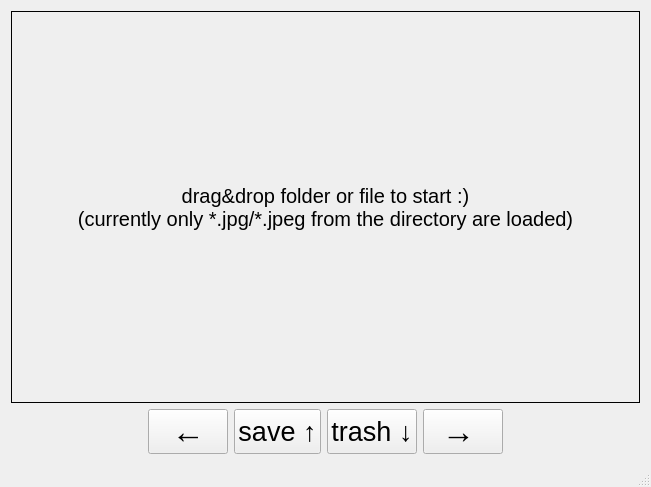
<?xml version="1.0" encoding="UTF-8"?>
<ui version="4.0">
 <class>CullendulaMainWindow</class>
 <widget class="QMainWindow" name="CullendulaMainWindow">
  <property name="geometry">
   <rect>
    <x>0</x>
    <y>0</y>
    <width>651</width>
    <height>487</height>
   </rect>
  </property>
  <property name="sizePolicy">
   <sizepolicy hsizetype="Minimum" vsizetype="Minimum">
    <horstretch>0</horstretch>
    <verstretch>0</verstretch>
   </sizepolicy>
  </property>
  <property name="acceptDrops">
   <bool>false</bool>
  </property>
  <property name="windowTitle">
   <string>Cullendula - your smol helper to pick the best shots</string>
  </property>
  <widget class="QWidget" name="centralWidget">
   <property name="sizePolicy">
    <sizepolicy hsizetype="Preferred" vsizetype="Fixed">
     <horstretch>0</horstretch>
     <verstretch>0</verstretch>
    </sizepolicy>
   </property>
   <property name="acceptDrops">
    <bool>false</bool>
   </property>
   <layout class="QVBoxLayout" name="upperVLayout">
    <item>
     <layout class="QHBoxLayout" name="horizontalLayout">
      <item>
       <widget class="QLabel" name="centerLabel">
        <property name="sizePolicy">
         <sizepolicy hsizetype="Expanding" vsizetype="Expanding">
          <horstretch>0</horstretch>
          <verstretch>0</verstretch>
         </sizepolicy>
        </property>
        <property name="font">
         <font>
          <pointsize>15</pointsize>
         </font>
        </property>
        <property name="acceptDrops">
         <bool>true</bool>
        </property>
        <property name="toolTip">
         <string>&lt;html&gt;&lt;head/&gt;&lt;body&gt;&lt;p&gt;&lt;span style=&quot; font-size:10pt;&quot;&gt;This label will show the current photo (image-file) in case one is loaded.&lt;/span&gt;&lt;/p&gt;&lt;p&gt;&lt;span style=&quot; font-size:10pt;&quot;&gt;Please drag and drop a directory or file on this area.&lt;/span&gt;&lt;/p&gt;&lt;/body&gt;&lt;/html&gt;</string>
        </property>
        <property name="autoFillBackground">
         <bool>false</bool>
        </property>
        <property name="frameShape">
         <enum>QFrame::Box</enum>
        </property>
        <property name="text">
         <string>drag&amp;drop folder or file to start :)
(currently only *.jpg/*.jpeg from the directory are loaded)</string>
        </property>
        <property name="scaledContents">
         <bool>false</bool>
        </property>
        <property name="alignment">
         <set>Qt::AlignCenter</set>
        </property>
        <property name="wordWrap">
         <bool>true</bool>
        </property>
       </widget>
      </item>
      <item>
       <spacer name="verticalSpacer">
        <property name="orientation">
         <enum>Qt::Vertical</enum>
        </property>
        <property name="sizeHint" stdset="0">
         <size>
          <width>0</width>
          <height>0</height>
         </size>
        </property>
       </spacer>
      </item>
     </layout>
    </item>
    <item>
     <layout class="QHBoxLayout" name="buttonHLayout">
      <item>
       <spacer name="leftHSpacer">
        <property name="orientation">
         <enum>Qt::Horizontal</enum>
        </property>
        <property name="sizeHint" stdset="0">
         <size>
          <width>0</width>
          <height>0</height>
         </size>
        </property>
       </spacer>
      </item>
      <item>
       <widget class="QPushButton" name="leftPB">
        <property name="minimumSize">
         <size>
          <width>0</width>
          <height>45</height>
         </size>
        </property>
        <property name="maximumSize">
         <size>
          <width>16777215</width>
          <height>45</height>
         </size>
        </property>
        <property name="font">
         <font>
          <pointsize>25</pointsize>
          <weight>75</weight>
          <bold>true</bold>
          <kerning>true</kerning>
         </font>
        </property>
        <property name="toolTip">
         <string>&lt;html&gt;&lt;head/&gt;&lt;body&gt;&lt;p&gt;Switch to the left neighbour (based on the file-list of the current directory).&lt;/p&gt;&lt;p&gt;As shortcut press the &amp;quot;left&amp;quot; arrow key.&lt;/p&gt;&lt;/body&gt;&lt;/html&gt;</string>
        </property>
        <property name="text">
         <string>←</string>
        </property>
        <property name="shortcut">
         <string>Left</string>
        </property>
        <property name="autoRepeat">
         <bool>true</bool>
        </property>
       </widget>
      </item>
      <item>
       <widget class="QPushButton" name="savePB">
        <property name="minimumSize">
         <size>
          <width>0</width>
          <height>45</height>
         </size>
        </property>
        <property name="maximumSize">
         <size>
          <width>16777215</width>
          <height>45</height>
         </size>
        </property>
        <property name="font">
         <font>
          <pointsize>20</pointsize>
         </font>
        </property>
        <property name="toolTip">
         <string>&lt;html&gt;&lt;head/&gt;&lt;body&gt;&lt;p&gt;Move the current picture into the specified output-subdirectory. Will automatically switch to the photo which is next&lt;/p&gt;&lt;p&gt;As shortcut press the &amp;quot;up&amp;quot; arrow key.&lt;/p&gt;&lt;/body&gt;&lt;/html&gt;</string>
        </property>
        <property name="text">
         <string>save ↑</string>
        </property>
        <property name="shortcut">
         <string>Up</string>
        </property>
        <property name="autoRepeat">
         <bool>false</bool>
        </property>
       </widget>
      </item>
      <item>
       <widget class="QPushButton" name="trashPB">
        <property name="minimumSize">
         <size>
          <width>0</width>
          <height>45</height>
         </size>
        </property>
        <property name="maximumSize">
         <size>
          <width>16777215</width>
          <height>45</height>
         </size>
        </property>
        <property name="font">
         <font>
          <pointsize>20</pointsize>
         </font>
        </property>
        <property name="toolTip">
         <string>&lt;html&gt;&lt;head/&gt;&lt;body&gt;&lt;p&gt;Move the current picture into the specified trash-subdirectory. Will automatically switch to the photo which is next&lt;/p&gt;&lt;p&gt;As shortcut press the &amp;quot;down&amp;quot; arrow key.&lt;/p&gt;&lt;/body&gt;&lt;/html&gt;</string>
        </property>
        <property name="text">
         <string>trash ↓</string>
        </property>
        <property name="shortcut">
         <string>Down</string>
        </property>
       </widget>
      </item>
      <item>
       <widget class="QPushButton" name="rightPB">
        <property name="minimumSize">
         <size>
          <width>0</width>
          <height>45</height>
         </size>
        </property>
        <property name="maximumSize">
         <size>
          <width>16777215</width>
          <height>45</height>
         </size>
        </property>
        <property name="font">
         <font>
          <pointsize>25</pointsize>
          <weight>75</weight>
          <bold>true</bold>
         </font>
        </property>
        <property name="acceptDrops">
         <bool>false</bool>
        </property>
        <property name="toolTip">
         <string>&lt;html&gt;&lt;head/&gt;&lt;body&gt;&lt;p&gt;Switch to the right neighbour (based on the file-list of the current directory).&lt;/p&gt;&lt;p&gt;As shortcut press the &amp;quot;right&amp;quot; arrow key.&lt;/p&gt;&lt;/body&gt;&lt;/html&gt;</string>
        </property>
        <property name="text">
         <string>→ </string>
        </property>
        <property name="shortcut">
         <string>Right</string>
        </property>
        <property name="autoRepeat">
         <bool>true</bool>
        </property>
       </widget>
      </item>
      <item>
       <spacer name="rightHSpacer">
        <property name="orientation">
         <enum>Qt::Horizontal</enum>
        </property>
        <property name="sizeHint" stdset="0">
         <size>
          <width>0</width>
          <height>0</height>
         </size>
        </property>
       </spacer>
      </item>
     </layout>
    </item>
   </layout>
  </widget>
  <widget class="QMenuBar" name="menuBar">
   <property name="geometry">
    <rect>
     <x>0</x>
     <y>0</y>
     <width>651</width>
     <height>18</height>
    </rect>
   </property>
   <property name="acceptDrops">
    <bool>false</bool>
   </property>
  </widget>
  <widget class="QStatusBar" name="statusBar">
   <property name="toolTip">
    <string>This is the status bar. It will display any kind of information like current position, failure messages, ..</string>
   </property>
  </widget>
 </widget>
 <layoutdefault spacing="6" margin="11"/>
 <resources/>
 <connections/>
</ui>
